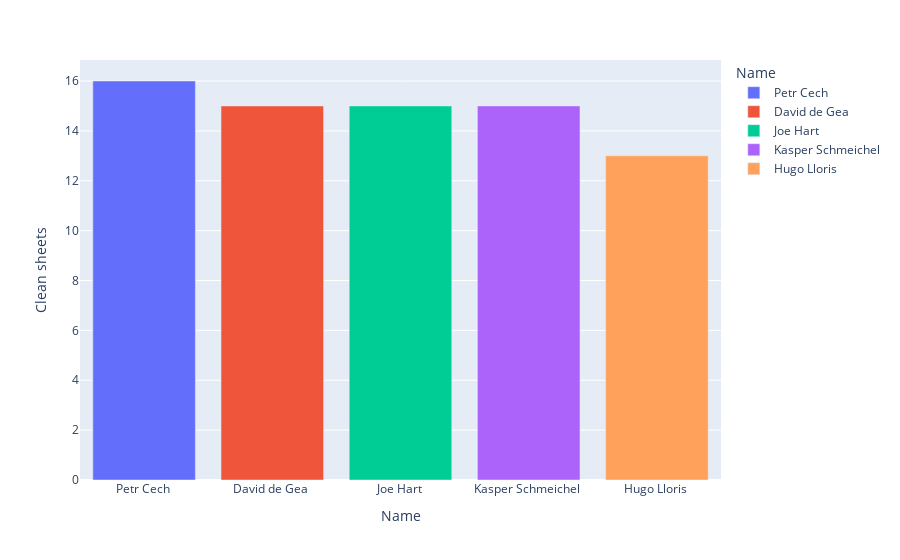

The cell this chart's notebook holds for it:
### Code cell
#Most clean sheets by a keeper
gk = df[df['Position'] == 'Goalkeeper'].nlargest(5,'Clean sheets')

fig = px.bar(gk, x='Name', y='Clean sheets', color='Name')
fig.show()

### Figure 1 — Plotly figure (JSON) as saved in the notebook; plotly's stock layout.template omitted (floating-point values rounded to 4 significant figures)
{"data": [{"alignmentgroup": "True", "hovertemplate": "Name=%{x}<br>Clean sheets=%{y}<extra></extra>", "legendgroup": "Petr Cech ", "marker": {"color": "#636efa", "pattern": {"shape": ""}}, "name": "Petr Cech ", "offsetgroup": "Petr Cech ", "orientation": "v", "showlegend": true, "textposition": "auto", "type": "bar", "x": ["Petr Cech "], "xaxis": "x", "y": [16], "yaxis": "y"}, {"alignmentgroup": "True", "hovertemplate": "Name=%{x}<br>Clean sheets=%{y}<extra></extra>", "legendgroup": "David de Gea ", "marker": {"color": "#EF553B", "pattern": {"shape": ""}}, "name": "David de Gea ", "offsetgroup": "David de Gea ", "orientation": "v", "showlegend": true, "textposition": "auto", "type": "bar", "x": ["David de Gea "], "xaxis": "x", "y": [15], "yaxis": "y"}, {"alignmentgroup": "True", "hovertemplate": "Name=%{x}<br>Clean sheets=%{y}<extra></extra>", "legendgroup": "Joe Hart ", "marker": {"color": "#00cc96", "pattern": {"shape": ""}}, "name": "Joe Hart ", "offsetgroup": "Joe Hart ", "orientation": "v", "showlegend": true, "textposition": "auto", "type": "bar", "x": ["Joe Hart "], "xaxis": "x", "y": [15], "yaxis": "y"}, {"alignmentgroup": "True", "hovertemplate": "Name=%{x}<br>Clean sheets=%{y}<extra></extra>", "legendgroup": "Kasper Schmeichel ", "marker": {"color": "#ab63fa", "pattern": {"shape": ""}}, "name": "Kasper Schmeichel ", "offsetgroup": "Kasper Schmeichel ", "orientation": "v", "showlegend": true, "textposition": "auto", "type": "bar", "x": ["Kasper Schmeichel "], "xaxis": "x", "y": [15], "yaxis": "y"}, {"alignmentgroup": "True", "hovertemplate": "Name=%{x}<br>Clean sheets=%{y}<extra></extra>", "legendgroup": "Hugo Lloris ", "marker": {"color": "#FFA15A", "pattern": {"shape": ""}}, "name": "Hugo Lloris ", "offsetgroup": "Hugo Lloris ", "orientation": "v", "showlegend": true, "textposition": "auto", "type": "bar", "x": ["Hugo Lloris "], "xaxis": "x", "y": [13], "yaxis": "y"}], "layout": {"barmode": "relative", "legend": {"title": {"text": "Name"}, "tracegroupgap": 0}, "margin": {"t": 60}, "xaxis": {"anchor": "y", "categoryarray": ["Petr Cech ", "David de Gea ", "Joe Hart ", "Kasper Schmeichel ", "Hugo Lloris "], "categoryorder": "array", "domain": [0, 1], "title": {"text": "Name"}}, "yaxis": {"anchor": "x", "domain": [0, 1], "title": {"text": "Clean sheets"}}}}
